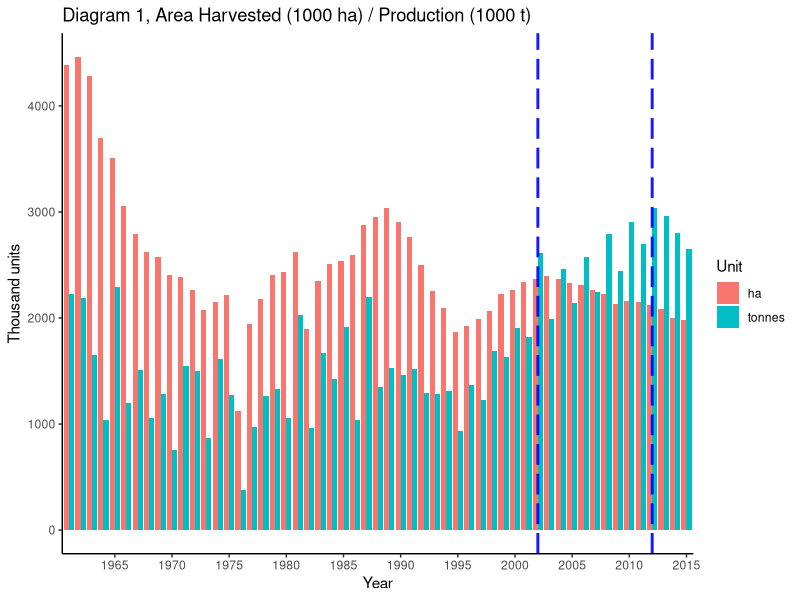
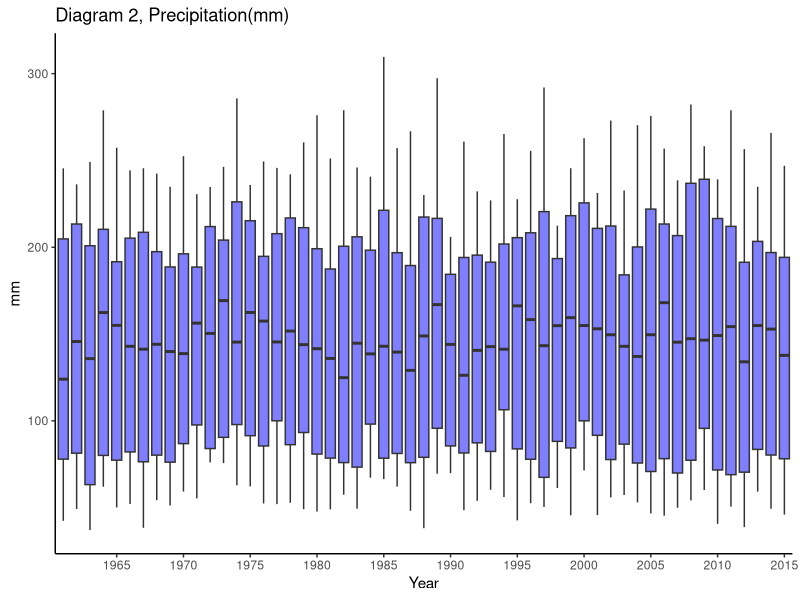
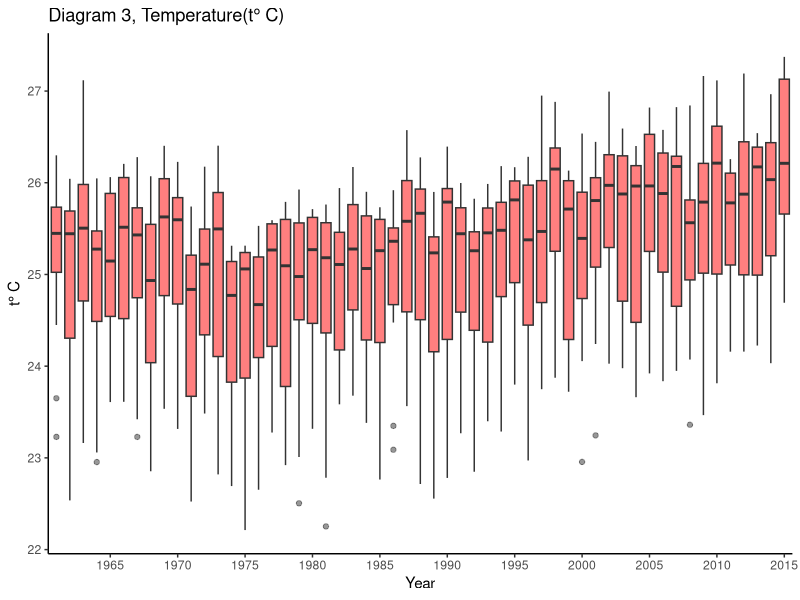
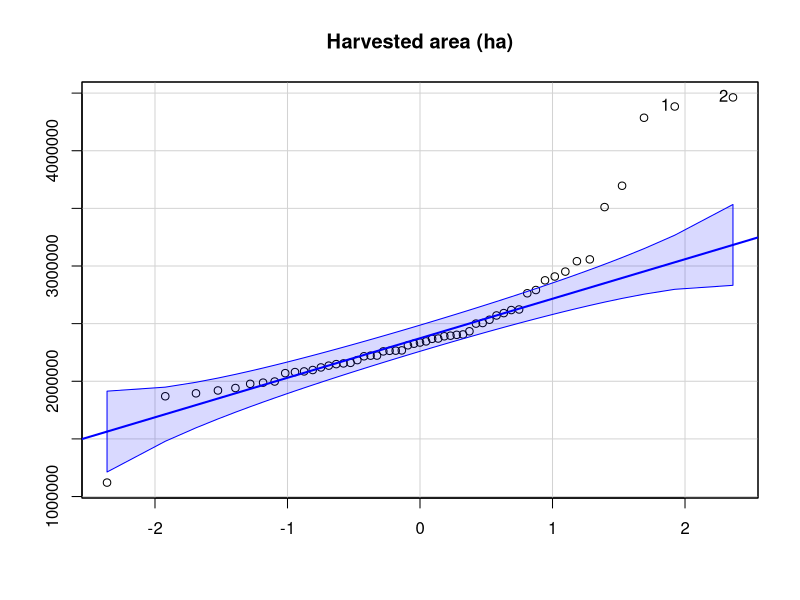
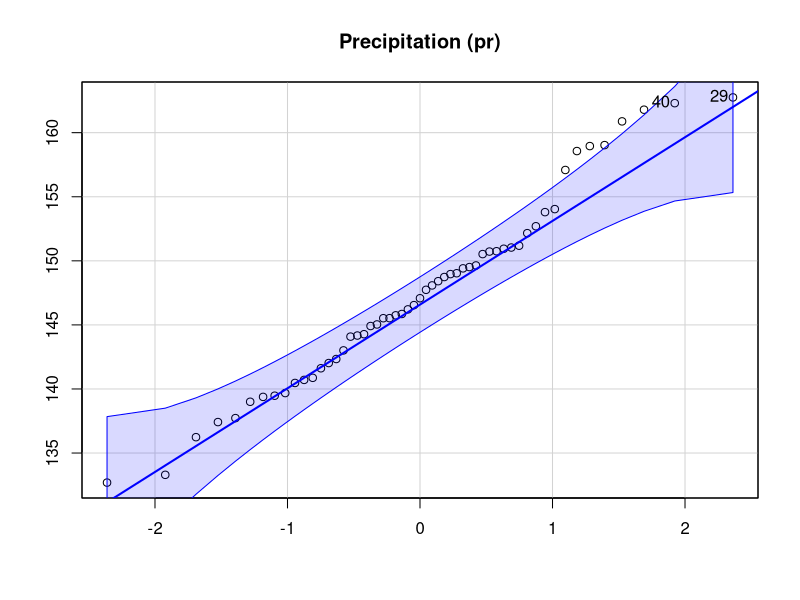
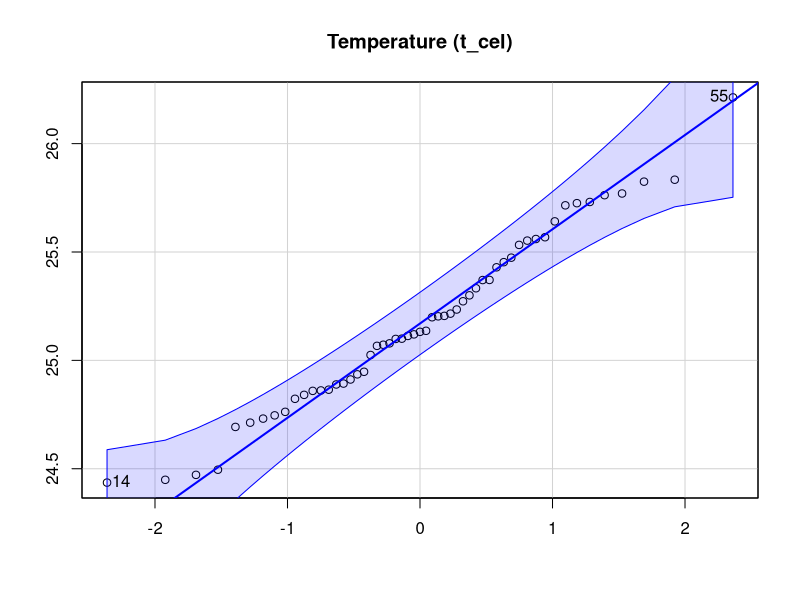
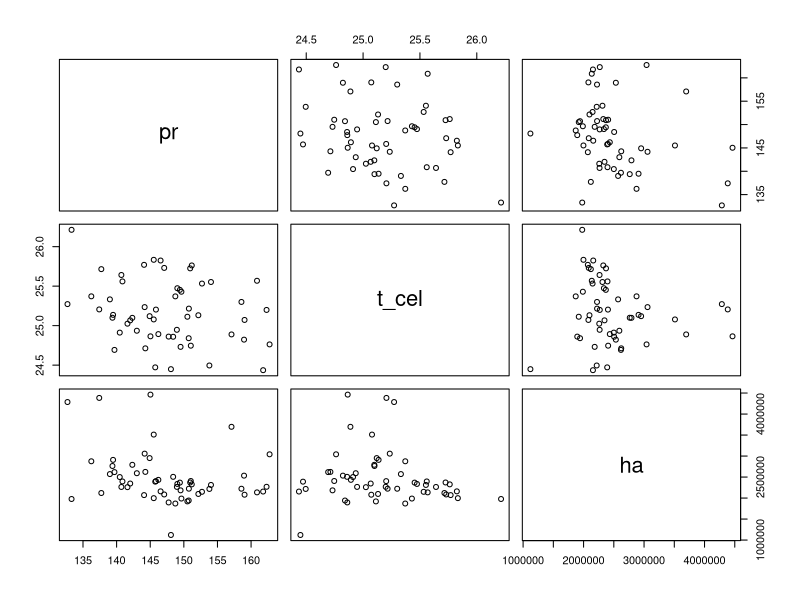
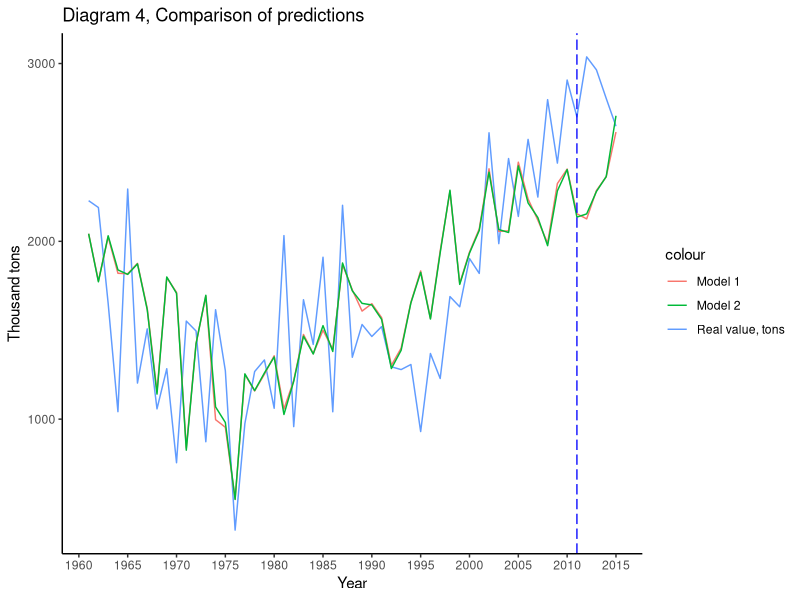

Recreate these plots in R, in order. (Note: this script raises an error after producing the figures.)
## ---- chunk 1
knitr::opts_chunk$set(echo = FALSE)

library(ggplot2)
library(dplyr)
library(readxl)
library(knitr)
library(lmtest)
library(car)
library(data.table)

#DATA
rain <- read_xls("pr_1901_2015.xls")
temp <- read_xls("tas_1901_2015.xls")
br_crop <- as_data_frame(read.csv("FAOSTAT_data_12-19-2018.csv"))
br_crop <- br_crop %>% 
  filter((Unit == "ha" | Unit == "tonnes") & Year <= 2015)

#Fitting
rain_temp <- rain %>% 
  inner_join(temp, by = c("Year", "Month")) %>% 
  select(Year, Month, pr, t_cel=tas) %>% 
  filter(Year %in% seq(from=1961, to=max(as.integer(br_crop$Year))))
rain_temp$Year <- as.factor(rain_temp$Year)

br_crop_ha <- br_crop %>% 
  filter(Unit == "ha") 

br_crop_t <- br_crop %>% 
  filter(Unit == "tonnes") 

br_crop_cum <- br_crop_ha %>% 
  inner_join(br_crop_t, by = c("Year")) %>% 
  select(Year, ha=Value.x, tonnes=Value.y)

br_crop_cum$Year <- as.character(br_crop_cum$Year)

rain_temp_crop <- rain_temp %>% 
  group_by(Year) %>% 
  summarise(pr = mean(pr), t_cel = mean(t_cel)) %>% 
  inner_join(br_crop_cum, by = c("Year")) %>% 
  select(Year, pr, t_cel, ha, tonnes)

lmp <- function (modelobject) {
 if (class(modelobject) != "lm") stop("Not an object of class 'lm' ")
 f <- summary(modelobject)$fstatistic
 p <- pf(f[1],f[2],f[3],lower.tail=F)
 attributes(p) <- NULL
 return(p)
}

## ---- chunk 2
ggplot(br_crop, aes(x=as.factor(Year), y = Value/1000)) +
  geom_col(aes(fill = Unit), position = "dodge") +
  scale_x_discrete(breaks = as.factor(seq(from=1960, to=max(as.integer(br_crop$Year)),by = 5)))+
  geom_vline(xintercept = 42, color = "blue", size = 1, alpha = 0.9, linetype = "longdash") +
  geom_vline(xintercept = 52, color = "blue", size = 1, alpha = 0.9, linetype = "longdash") +
  xlab("Year") +
  ylab("Thousand units") +
  ggtitle("Diagram 1, Area Harvested (1000 ha) / Production (1000 t)")+
  theme_classic()
## ---- chunk 3
ggplot(rain_temp) +
  geom_boxplot( aes(x=Year, y=pr), fill = "blue", alpha = 0.5) +
  scale_x_discrete(breaks = as.factor(seq(from=1960, to=max(as.integer(br_crop$Year)),by = 5))) +
  ylab("mm") +
  ggtitle("Diagram 2, Precipitation(mm)")+
  theme_classic()

ggplot(rain_temp) +
  geom_boxplot( aes(x=Year, y=t_cel), fill = "red", alpha = 0.5) +
  scale_x_discrete(breaks = as.factor(seq(from=1960, to=max(as.integer(br_crop$Year)),by = 5))) +
  ggtitle("Diagram 3, Temperature(t° C)")+
  ylab("t° C") +
  theme_classic()
## ---- chunk 4
qq <- qqPlot(rain_temp_crop$ha, main = "Harvested area (ha)", ylab = "",  xlab = "")
## ---- chunk 5
qq <- qqPlot(rain_temp_crop$pr, main = "Precipitation (pr)", ylab = "",  xlab = "")
## ---- chunk 6
qq <- qqPlot(rain_temp_crop$t_cel, main = "Temperature (t_cel)", ylab = "",  xlab = "")
## ---- chunk 7
pairs(rain_temp_crop[c(-1,-5)])
## ---- chunk 8
dwtest(tonnes ~ pr+t_cel+ha, data = rain_temp_crop)
## ---- chunk 9
bptest(tonnes ~ pr+t_cel+ha, data = rain_temp_crop)
## ---- chunk 10
r_model_1 <- lm(data=rain_temp_crop,  tonnes ~ pr+t_cel+ha)
s_1 <- summary(r_model_1)
a_1 <- anova(r_model_1)
kable(s_1$coefficients, caption = paste("Table 1, Model 1", Reduce(paste, deparse(s_1$terms))))
## ---- chunk 11
r_model_2 <- lm(data=rain_temp_crop,  tonnes ~ pr*t_cel+ha)
s_2 <- summary(r_model_2)
a_2 <- anova(r_model_2)
kable(s_2$coefficients, caption = paste("Table 2,  Model 2", Reduce(paste, deparse(s_2$terms))))
## ---- chunk 12
rain_temp_crop$p_tonn_model1 <- predict(r_model_1)
rain_temp_crop$p_tonn_model2 <- predict(r_model_2)

ggplot(rain_temp_crop, aes(as.integer(Year)))+
  geom_line(aes(y = tonnes/1000, color = "Real value, tons")) +
  geom_line(aes(y = p_tonn_model1/1000, color = "Model 1")) +
  geom_line(aes(y = p_tonn_model2/1000, color = "Model 2")) +
  geom_vline(xintercept = 2011, color = "blue", size = 0.5, alpha = 0.9, linetype = "longdash") +
  #geom_vline(xintercept = 2015, color = "blue", size = 0.5, alpha = 0.9, linetype = "longdash") +
  scale_x_continuous(breaks = (seq(from=1960, to=max(as.integer(br_crop$Year)),by = 5)))+
  ggtitle("Diagram 4, Comparison of predictions") +
  xlab("Year") +
  ylab("Thousand tons") +  
  theme_classic()
## ---- chunk 13
temp_by_month <- as_data_frame(dcast(temp , Year~Month, value.var = "tas"))
rain_by_month <- as_data_frame(dcast(rain , Year~Month, value.var = "pr"))

rain_by_month$Year <- as.character(as.integer(rain_by_month$Year) - 1)
temp_by_month$Year <- as.character(as.integer(temp_by_month$Year) - 1)

kable(head(temp_by_month,5),caption = "temperature")
kable(head(rain_by_month,5),caption = "Precipitation")
#rain_by_month$Year <- as.character(as.integer(rain_by_month$Year) - 1)

twelve_m_t <-  br_crop_cum %>% 
  inner_join(temp_by_month, c("Year")) 

twelve_m_p <-  br_crop_cum %>% 
  inner_join(rain_by_month, c("Year"))
#"Model for temperature, tonnes ~ ."
r_model <- lm(data=twelve_m_t[-1],  tonnes ~ .)
summary(r_model)
#"Model for Precipitation, tonnes ~ ."
r_model <- lm(data=twelve_m_p[-1],  tonnes ~ .)
summary(r_model)
## ---- chunk 14
twelve_m <-  br_crop_cum %>% 
  inner_join(temp_by_month, c("Year")) %>% 
  inner_join(rain_by_month, c("Year")) %>% 
  select(Year, ha, tonnes, t6 = `6.x`, p2p = `2.y`, p5p=`5.y`, p9p=`9.y`, p10p=`10.y`)
  #select(Year, ha, tonnes, t1 = `1.x`, t4 = `4.x`, t7 = `7.x`, t9 = `9.x`, r2p=`9.y`)

kable(head(twelve_m))
## ---- chunk 15
r_model3 <- lm(data=twelve_m[-1],  tonnes ~ .)
summary(r_model3)

rain_temp_crop <- rain_temp_crop %>% 
  left_join(twelve_m, c("Year")) %>% 
  select(Year, pr, t_cel, ha = ha.x, tonnes = tonnes.x, t6,p2p, p5p, p9p, p10p, p_tonn_model1, p_tonn_model2)

rain_temp_crop$p_tonn_model3 <- predict(r_model3, rain_temp_crop)

ggplot(rain_temp_crop, aes(as.integer(Year)))+
  geom_line(aes(y = tonnes/1000, color = "Real value, tons"), size = 1) +
  geom_line(aes(y = p_tonn_model1/1000, color = "Model 1")) +
  #geom_line(aes(y = p_tonn_model2/1000, color = "Model 2")) +
  geom_line(aes(y = p_tonn_model3/1000, color = "Improved model"), size = 1) +
  geom_vline(xintercept = 2011, color = "blue", size = 0.5, alpha = 0.9, linetype = "longdash") +
  #geom_vline(xintercept = 2015, color = "blue", size = 0.5, alpha = 0.9, linetype = "longdash") +
  scale_x_continuous(breaks = (seq(from=1960, to=max(as.integer(br_crop$Year)),by = 5)))+
  ggtitle("Diagram 5, Comparison of predictions") +
  xlab("Year") +
  ylab("Thousand tons") +  
  theme_classic()
